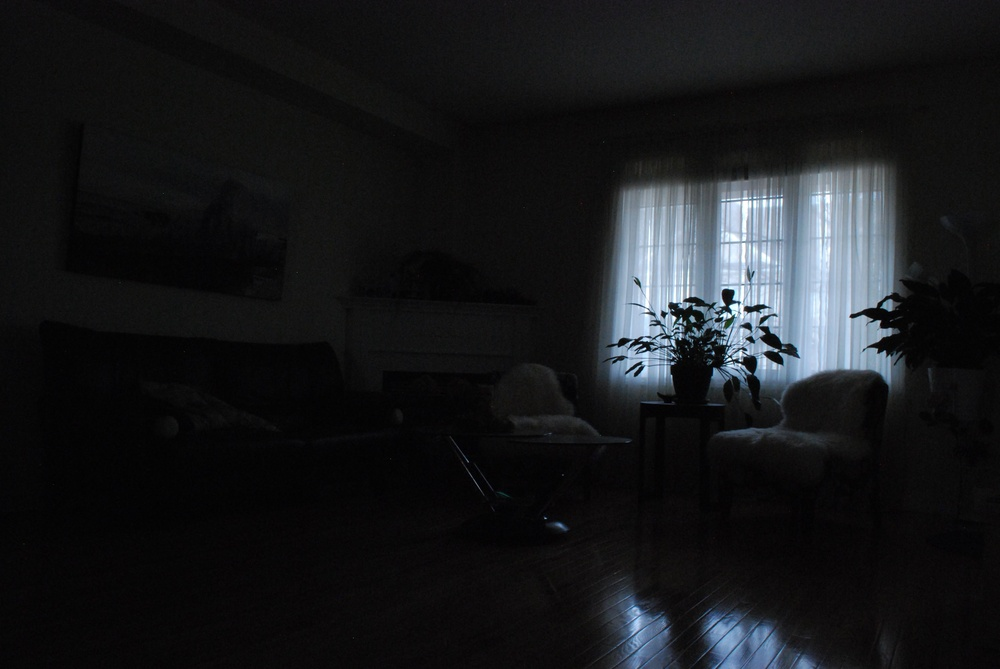
%> input picture input images/img1.jpg, 1000 x 669 px, shrunk from 3872 x 2592 before the run
$ octave --eval "result = backlitImageEnchancement(imread('../input images/img1.jpg'));"   (GNU Octave 9; MATLAB toolbox functions it lacks are replaced by stand-ins)
%> lines starting %> are read from the running program, lines starting %| are printed output that depends on the picture; in (x1, y1, x2, y2) boxes, pixels count from 0 and x2, y2 are one past the last pixel; in counts of white or black regions, pixels touching at a corner belong together; the program's own positions count from 1
### matlab code/gammaCorrection.m
function G = gammaCorrection(img, gamma)
    G = uint8( 255 * (double(img) / 255) .^ (1 / gamma) );
end

### matlab code/histogramEqualization.m
function H = histogramEqualization(image)
    H = histeq(image);
end

### matlab code/alphaBlending.m
function A = alphaBlending(img, H, alpha)
    A = (1 - alpha) .* img + alpha .* H;
end

### matlab code/backlitImageEnchancement.m
function output = backlitImageEnchancement(image)

% Intensity image
I = uint8(sum(double(image),3) / 3);

% Gamma Correction
iGamma = gammaCorrection(I, 2);

% histogram equalization
H = histogramEqualization(I);

% Alpha blending
O = alphaBlending(iGamma, H, 0.5);

% Otsu's method
img = im2gray(I);
T = multithresh(img);
BW = uint8(imquantize(img, T));
% figure
% imshow(BW, []);

% Guided filtering
Iguided = imguidedfilter(BW, I);
% figure
% imshow(Iguided, []);

% Image composition using the filtered weight map
output = O .* Iguided + (1 - Iguided) .* I;

% Colorise
output = image .* (output ./ I);
% figure
% imshow(output);

end
%> in backlitImageEnchancement, `I = uint8(sum(double(image),3) / 3);`:
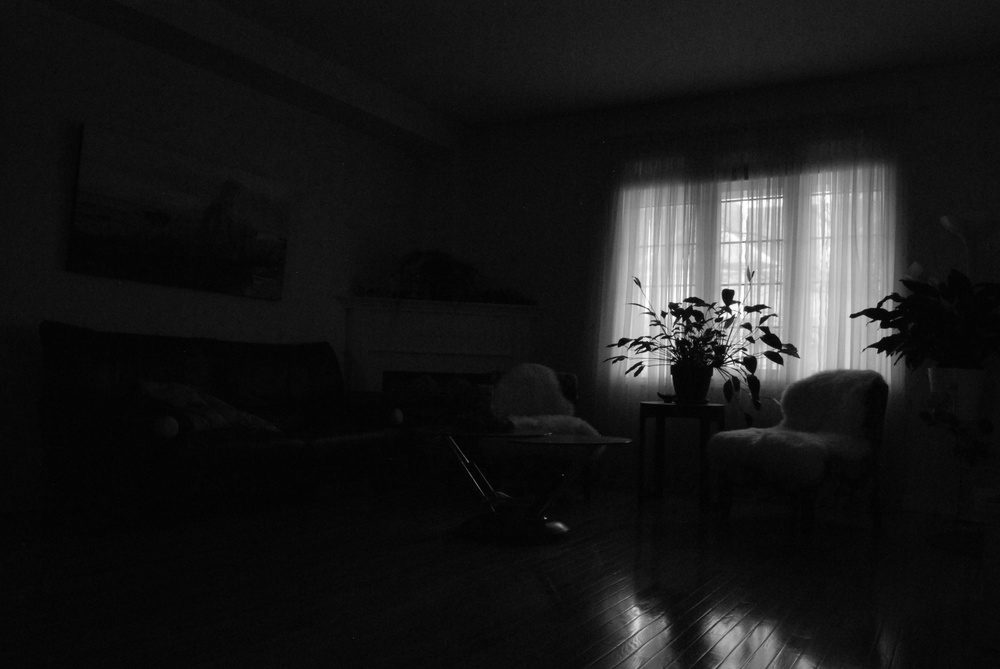
%> I: size 669x1000 uint8; min 0, max 255, mean 25.8
%> in gammaCorrection, `G = uint8( 255 * (double(img) / 255) .^ (1 / gamma) );`:
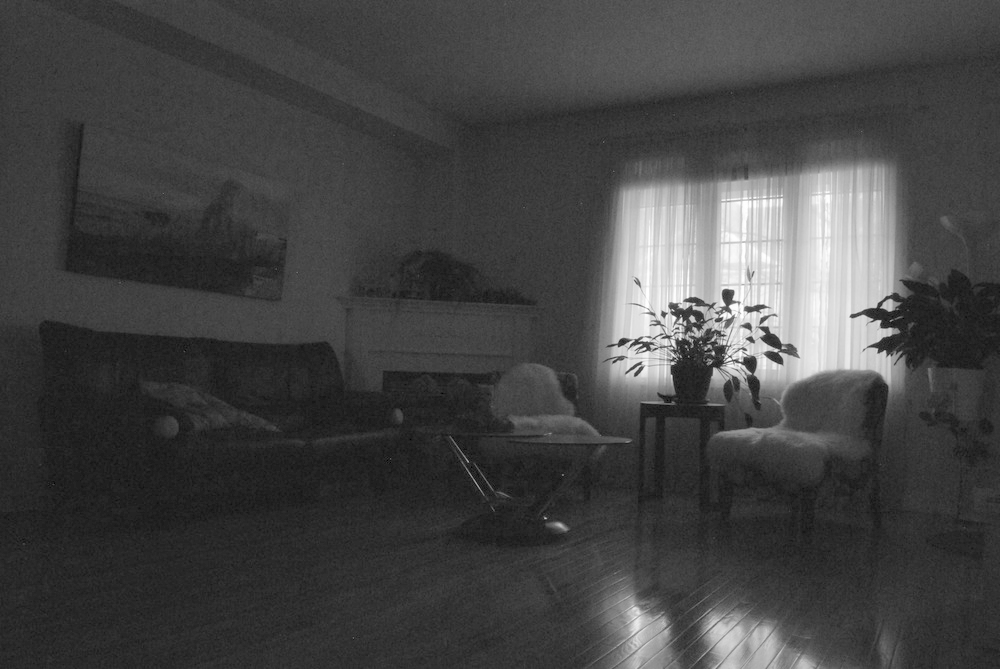
%> G: size 669x1000 uint8; min 0, max 255, mean 68.3
%> in histogramEqualization, `H = histeq(image);`:
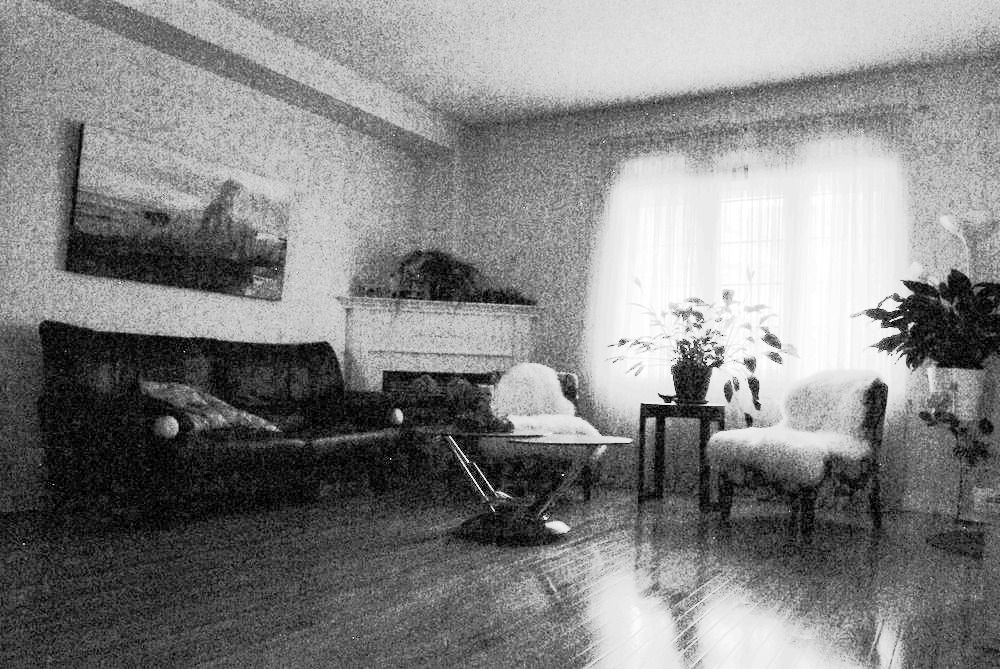
%> H: size 669x1000 uint8; min 0, max 255, mean 130.6
%> in alphaBlending, `A = (1 - alpha) .* img + alpha .* H;`:
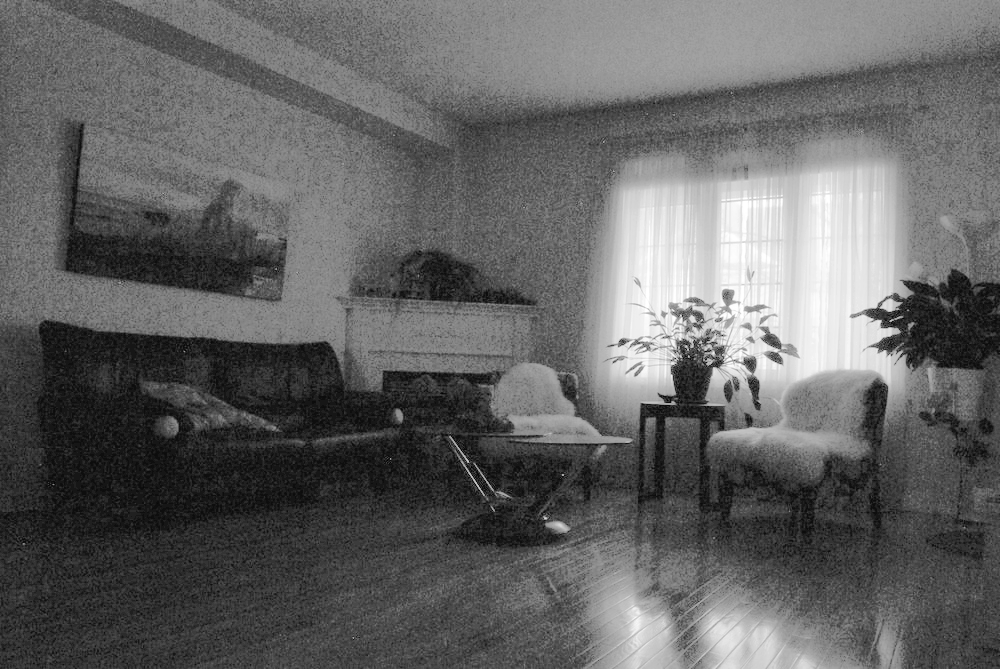
%> A: size 669x1000 uint8; min 0, max 255, mean 99.9
%> in backlitImageEnchancement, `T = multithresh(img);`: T = 87
%> in backlitImageEnchancement, `BW = uint8(imquantize(img, T));`:
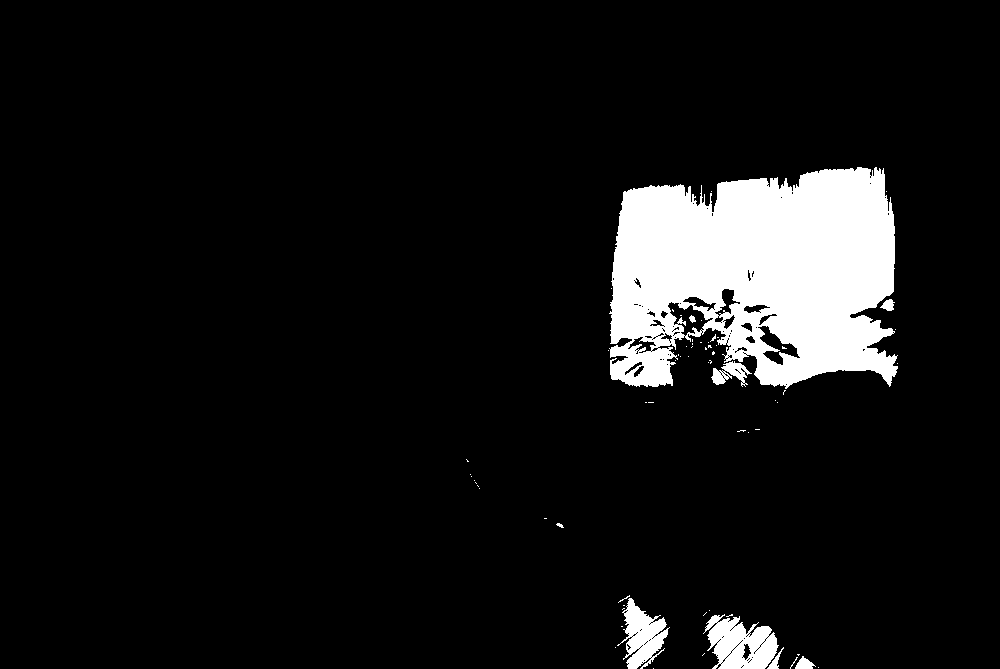
%> BW: size 669x1000 uint8; values 1 (black) and 2 (white), 8.1% white; 66 white regions (57 under 20 px), largest, box (x1, y1, x2, y2) and area: (609, 167, 898, 389) 48470, (703, 614, 779, 669) 2683, (617, 598, 670, 669) 1883
%> in backlitImageEnchancement, `Iguided = imguidedfilter(BW, I);`:
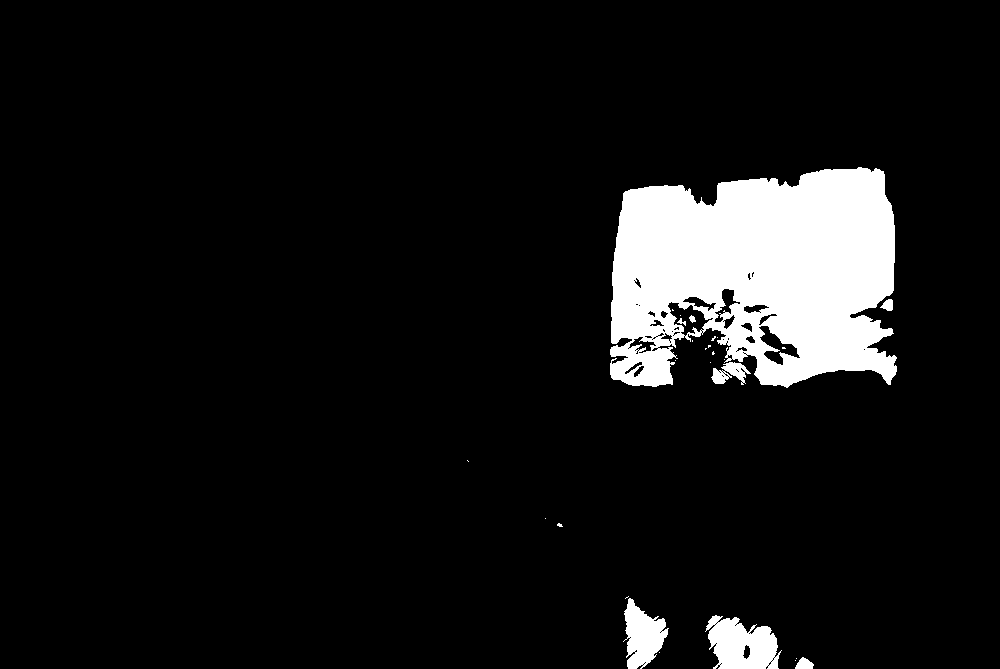
%> Iguided: size 669x1000 uint8; values 1 (black) and 2 (white), 8.1% white; 27 white regions (19 under 20 px), largest, box (x1, y1, x2, y2) and area: (610, 167, 897, 388) 48416, (705, 615, 782, 669) 2847, (623, 598, 669, 669) 1909
%> in backlitImageEnchancement, `output = image .* (output ./ I);`:
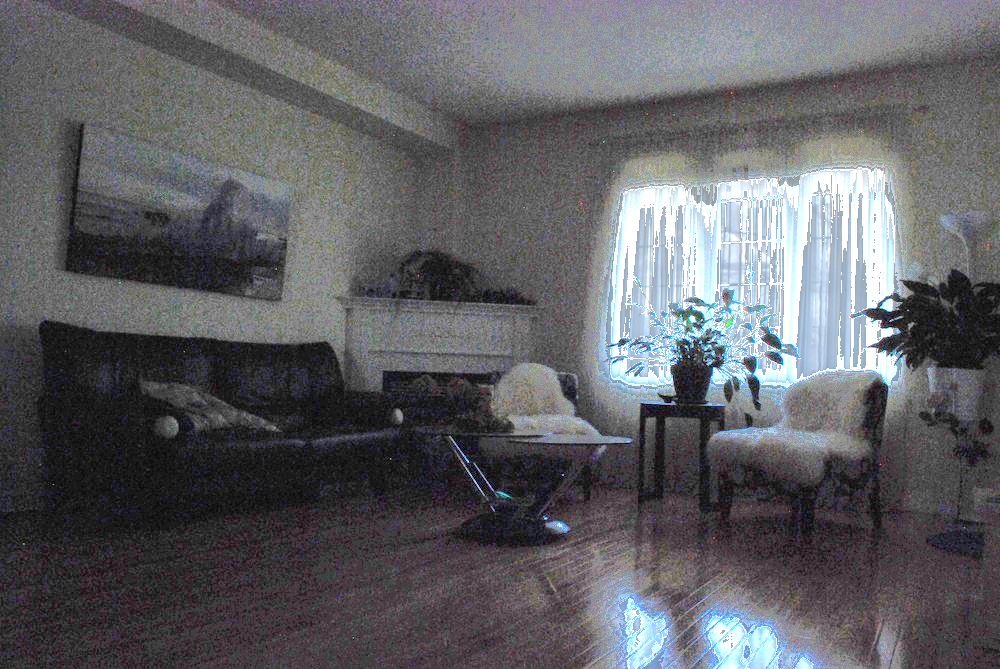
%> output: size 669x1000x3 uint8; mean R, G, B 96, 96.3, 100.3

$ run again, on input images/img3.jpg
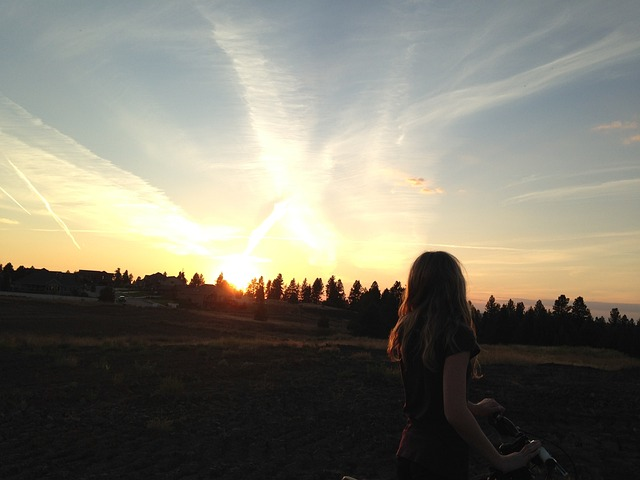
%> input picture input images/img3.jpg, 640 x 480 px
%> T = 104
%> in backlitImageEnchancement, `BW = uint8(imquantize(img, T));`:
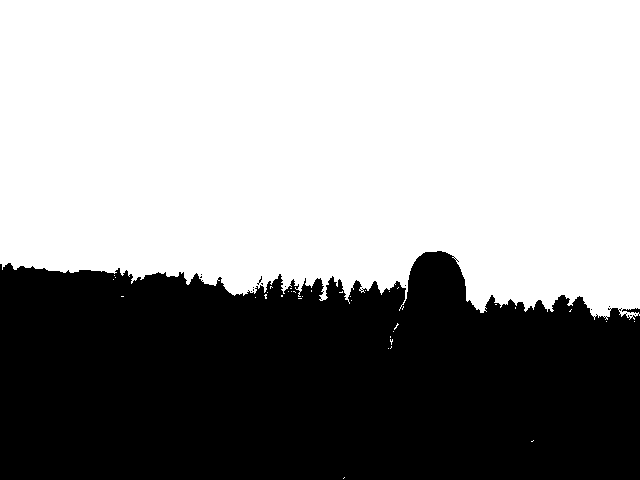
%> BW: size 480x640 uint8; values 1 (black) and 2 (white), 59.4% white; 14 black regions (13 under 20 px), largest, box (x1, y1, x2, y2) and area: (0, 251, 640, 480) 124614
%> Iguided: size 480x640 uint8; values 1 (black) and 2 (white), 59.4% white; 8 black regions (7 under 20 px), largest, box (x1, y1, x2, y2) and area: (0, 251, 640, 480) 124667
%> in backlitImageEnchancement, `output = image .* (output ./ I);`:
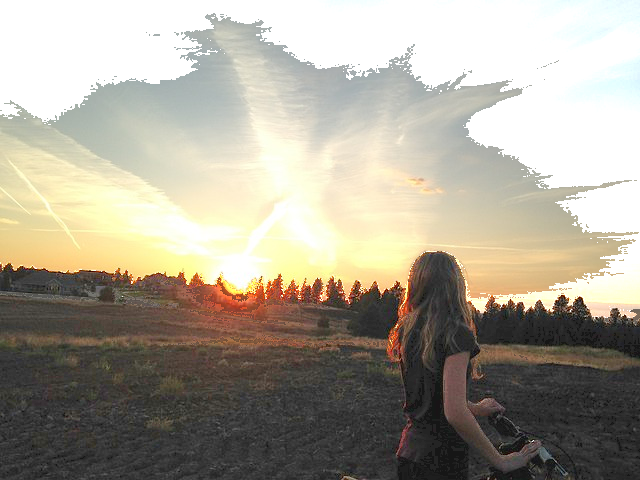
%> output: size 480x640x3 uint8; mean R, G, B 168.4, 162.3, 148.5
